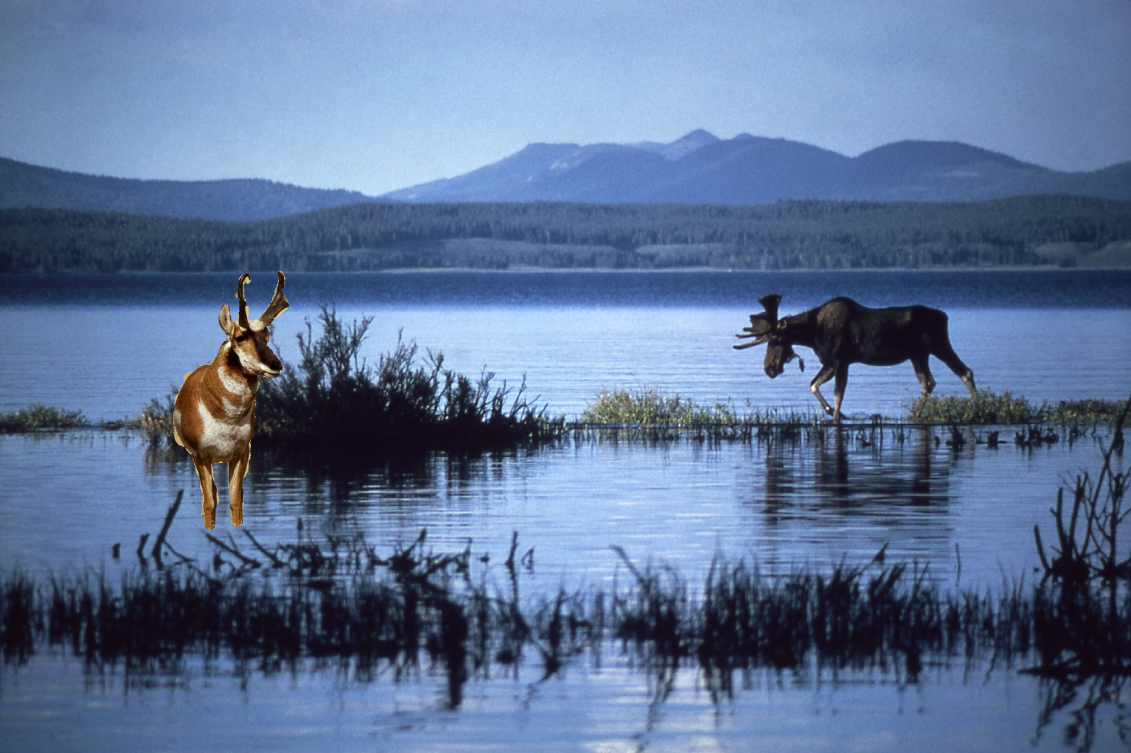
#> input picture Data/1.jpg, 3391 x 2258 px (shown at 1/3 size)
$ python EM_algo.py --input_img_path Data/1.jpg
#> lines starting #> are read from the running program, lines starting #| are printed output that depends on the picture
import numpy as np
import math
from PIL import Image
from tempfile import TemporaryFile
#import multiprocess as mp
import itertools
from scipy import fftpack
import cv2
import os
from PIL import ImageFilter
import skimage
import matplotlib
import matplotlib.pyplot as plt
from scipy import signal
import argparse


def shift_rows_and_cols( arr, i, j_1, rows, cols, N):

    arr = np.roll(arr, i, axis = 1)  # shift left(-ve) or right(+ve) by ith

    arr = np.roll(arr, j_1, axis = 0)  # shift up(-ve) or down(+ve) by jth

    arr = arr[N:N+rows, N:N+cols]
    return arr


def create_shifted_version_of_F(F_zero_pad, n, rows, cols):

    rows_z, cols_z = F_zero_pad.shape[0], F_zero_pad.shape[1]
    F_shift = np.zeros((rows,cols,n*n))

    N = int((n-1)/2)
    i = -N
    count_r = 0

    while  i <= N:
          j_1 = -N
          while j_1 <= N:

               F_shift[:, :,count_r] =  shift_rows_and_cols(F_zero_pad, i, j_1, rows, cols, N)
               count_r = count_r + 1
               j_1 =  j_1 + 1
          i = i + 1

    return F_shift


# [39 lines left out: functions calculate_C_matrix, calculate_R_matrix, not called in this run]


def one_time_calculation(F_zero_pad, n , rows, cols, img_name):


     rows_zero_pad, cols_zero_pad = F_zero_pad.shape[0], F_zero_pad.shape[1]

     N = int((n-1)/2)

     f_sub = np.zeros((n, n, rows, cols))

     c_r = 0

     for i in range(N,  rows+N):
        c_j = 0
        for j in range(N,  cols+N):

            f_sub[:, :, c_r, c_j]  = F_zero_pad[i-N : i+N+1, j-N : j+N+1]

            #print(i,j)

            c_j = c_j + 1
        c_r = c_r + 1

     r = str(rows)
     c = str(cols)

     file_dir = 'numpy_files'

     if not os.path.isdir(f'{file_dir}'):
        os.mkdir(file_dir)

     save_file = f'{file_dir}/{img_name}_{r}_{c}.npy'
     np.save(save_file, f_sub)


# [26 lines left out: function calculate_summation_term, not called in this run]


def EM_Algo(F, n, threshold, img_name):

    alpha = np.random.random_sample((n,n)) # intialize alpha
    sigma = 0.0075     # intialize variance

    p_0   = (1/256)   # reciprocal to the range of the image range

    rows, cols = F.shape[0], F.shape[1]

    N = int((n-1)/2)

    new_ele_pos = int(((n*n)+1)/2 -1)

    alpha[N, N] = 0        # set alpha[0,0] = 0, given in paper
    F_zero_pad = np.pad(F, N)
    rows_zero_pad, cols_zero_pad = F_zero_pad.shape[0], F_zero_pad.shape[1]

    residual = np.zeros((rows, cols))
    P = np.zeros((rows, cols))
    W = np.zeros((rows, cols))

    F_shift = create_shifted_version_of_F(F_zero_pad, n, rows, cols)

    iteration = 0

    para     = str(n)
    save_alpha  ='./numpy_files/' + img_name + para + 'alpha.npy'
    save_p_map  = './numpy_files/'+ img_name + para + 'prob_map.npy'


    one_time_calculation(F_zero_pad, n , rows, cols, img_name)

    sigma_old = sigma
    alpha_old = alpha


    while(True):

            # Expectation step

            F_out_final = calculate_summation_term(F_zero_pad, alpha_old, n, rows, cols, img_name)
            residual  = np.abs(F - F_out_final)

            P = (1 / (sigma_old * np.sqrt(2 * np.pi))) * np.exp(- (residual ** 2) / ( 2 * (sigma_old ** 2)))        # Conditional Probability

            W = P / (P + p_0)   # posterior probability

            # Maximization step

            C  = calculate_C_matrix(F_shift, W,  n)

            #C [n,n] = 0
            R  = calculate_R_matrix(F_shift, F, W, n)

            # update alpha

            alpha_new = np.matmul(np.linalg.inv(C), R.T)

            # insert zero
            alpha_new = np.insert(alpha_new, new_ele_pos, 0)

            alpha_new = alpha_new.reshape((n,n))


            #alpha[N, N] = 0
            # update variance

            sigma_new = np.sqrt(np.sum(np.multiply(W, residual ** 2)) / np.sum(W))
            error   = np.sum(np.abs(alpha_new - alpha_old))

            sigma_old = sigma_new
            alpha_old = alpha_new
            print(f'Error is {error}')
            if (error < threshold):     # stopping condition
                 break


    return alpha_old, P


# [64 lines left out: function DFT_each_block, not called in this run]


def main(args):


     img_path = args["input_img_path"]
     n = args["num_of_parameters"]
     threshold = args["threshold"]


     # Image Reading and taking only single channel
     img  = cv2.imread(img_path)
#> img is the input picture: shape (2258, 3391, 3); mean B, G, R 151.2, 116.5, 94.6
     img = img[:,:,1]
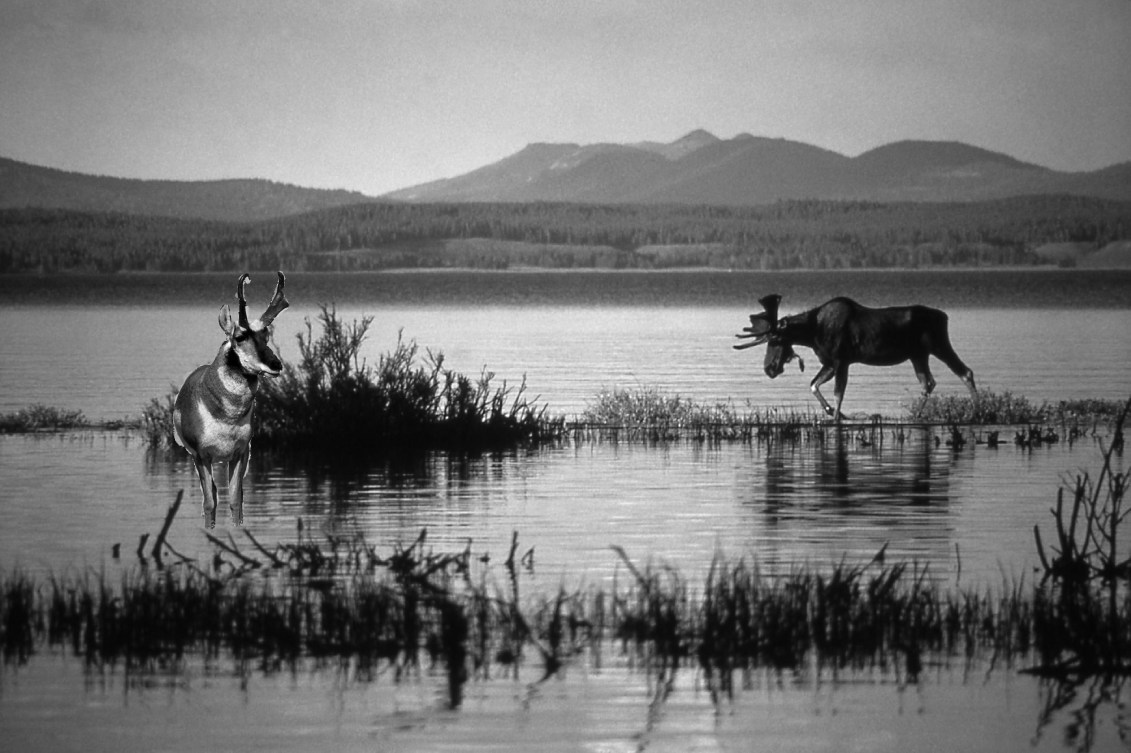
#> img: shape (2258, 3391) (shown at 1/3 size); min 0, max 255, mean 116.5

     img_name = os.path.basename(img_path).replace('.jpg', '')

     rows_img, cols_img = img.shape[0], img.shape[1]
#> rows_img = 2258; cols_img = 3391
     dim = (int(cols_img/2), int(rows_img/2))
#> dim = (1695, 1129)
     img_G = img[0::2, 0::2]
     img_G = img_G/255

     para   = str(n)
     save_alpha  ='./numpy_files/' + img_name + para + 'alpha.npy'
     save_p_map  = './numpy_files/'+ img_name + para + 'prob_map.npy'

     alpha, prob_map  = EM_Algo(img_G, n, threshold, img_name)
#> after the loop in create_shifted_version_of_F, `while  i <= N:`: count_r = 9; i = 2
#> after the loop in one_time_calculation, `for i in range(N,  rows+N):`: c_r = 1129

     print (f'alpha is {alpha}')
     prob_map = prob_map/np.sum(prob_map)

     np.save(save_alpha, alpha)
     np.save(save_p_map, prob_map)

     alpha = np.load(save_alpha)
     prob_map = np.load(save_p_map)


     prob_map = prob_map/np.amax(prob_map)

     rows, cols = prob_map.shape[0], prob_map.shape[1]

     # p_map upsampled by factor of 2

     prob_map = cv2.resize(prob_map, (2*cols, 2*rows), interpolation = cv2.INTER_AREA)

     DFT_each_block(prob_map, 300, img_name)


if __name__ == "__main__":

     arg_parse = argparse.ArgumentParser()
     arg_parse.add_argument("-i", "--input_img_path", required=True,
                            help= "Path of Input Image")
     arg_parse.add_argument("-n", "--num_of_parameters", default=3,
                            help= "number of parameters for EM algo")
     arg_parse.add_argument("-t", "--threshold", default=0.001,
                            help= " Threshold for EM algo")
     args = vars(arg_parse.parse_args())
#> (the run stopped early here; a loop or call above may not have finished)
